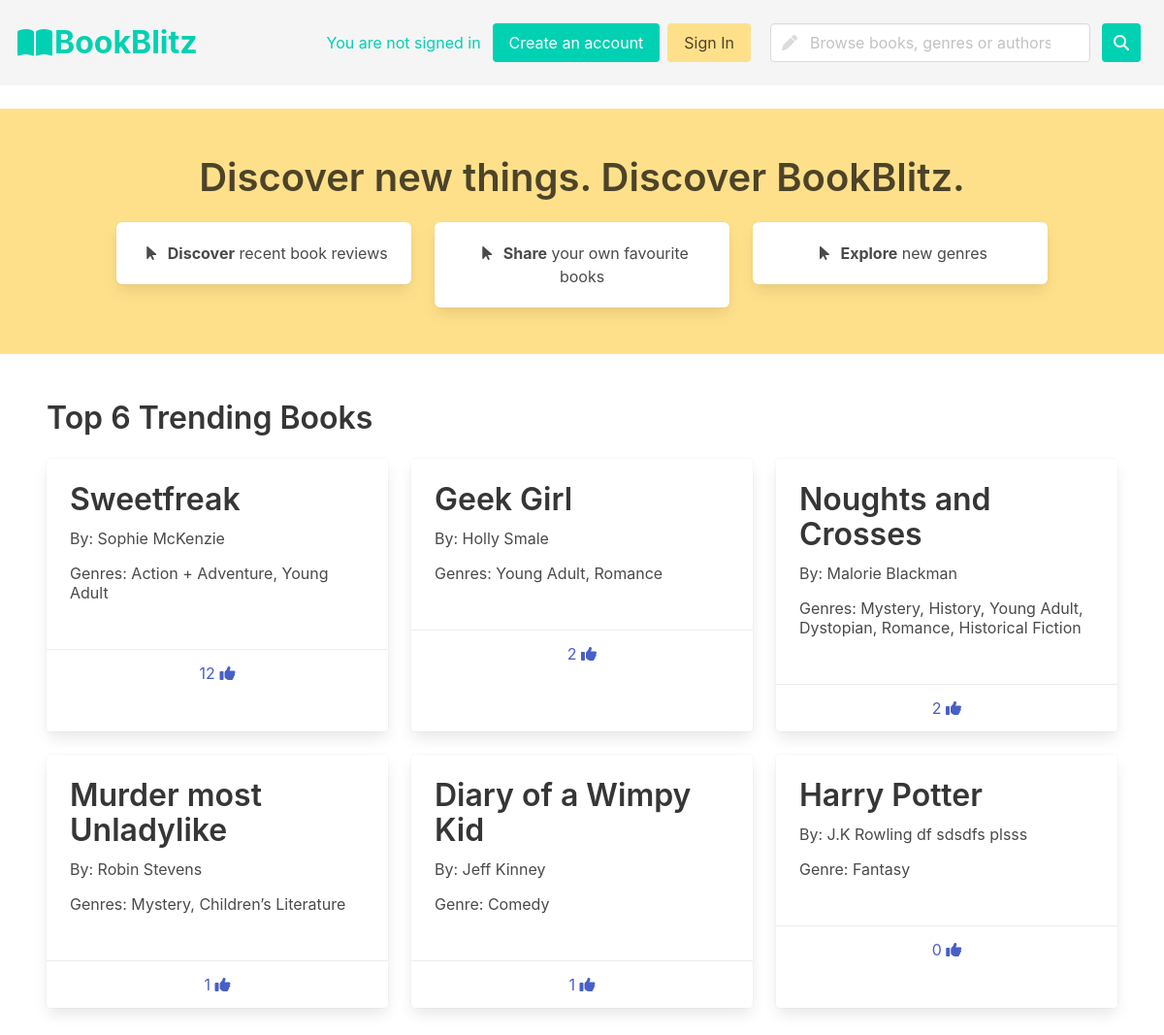
The app's page /fluffyBooks/, older data.
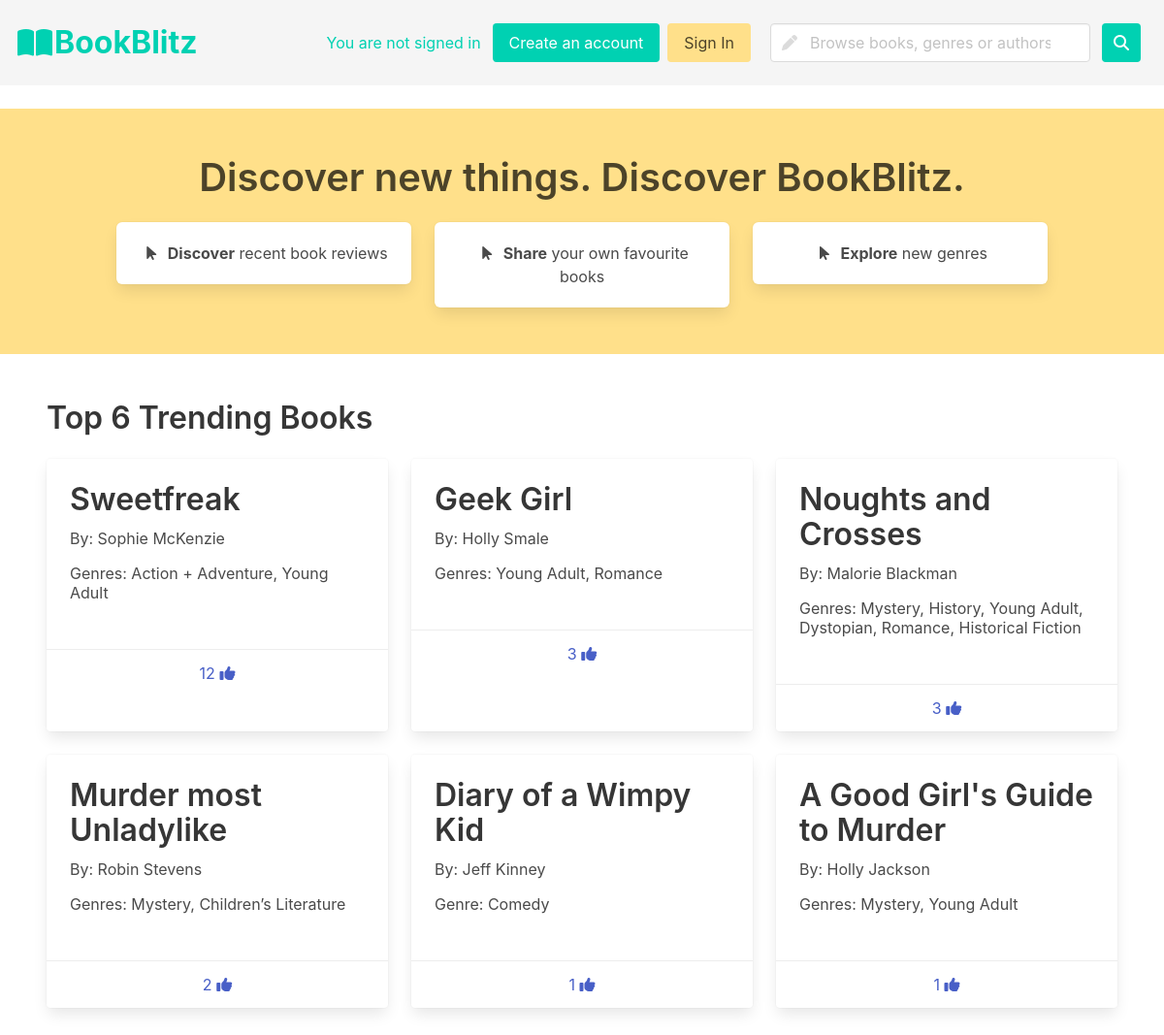
The same page, newer data.
### fluffyBooks/models.py (models this page shows, shortened)
class Book(models.Model):
    book_text = models.CharField(max_length=200)
    likes = models.IntegerField(default=0)
    book_genres = models.ManyToManyField(Genre, blank=True)
    userlikes = models.ManyToManyField(User, blank=True)
    book_authors = models.ManyToManyField(Author, blank=True)

class Author(models.Model):
    author_name = models.CharField(max_length=200)

class Genre(models.Model):
    genre_text = models.CharField(max_length=30)

### fluffyBooks/views.py (the view)
# urls.py: path('', views.home, name='home'),
def home(request):
    try:
        posted = request.GET['post']
    except:
        posted = None
    try:
        like = request.GET['warning']
    except:
        like = None
    reviews = Recommendation.objects.all()
    genres = Genre.objects.all()
    books = Book.objects.all()
    i = 0
    trending_books = Book.objects.order_by('-likes')[:6]
    review_list = []
    book_author_list = []
    cards = []
    for i in trending_books:
        card = [i.book_text]
        for author in i.book_authors.all():
            authorlist = []
            authorlist.append(author.author_name)
        card.append(authorlist)
        cards.append(card)
    context = {'cardbooks': trending_books, 'review_list':review_list, 'author_list':book_author_list, 'cards':cards, 'posted':posted, 'like':like}
    return render(request, 'fluffyBooks/home.html', context)

### fluffyBooks/templates/fluffyBooks/home.html (shortened to what this page needs)
<!DOCTYPE html>
<html>
<head>
    {% load static %}
    <link rel="stylesheet" href="https://cdn.jsdelivr.net/npm/bulma@0.9.3/css/bulma.min.css">
</head>
<body>
    {% include 'fluffyBooks/navbar.html' %}
    <section class="hero is-warning mt-5">
        <section class="section">
            <div class="container">
                <h1 class="title has-text-centered is-size-2">
                    Discover new things. Discover BookBlitz.
                </h1>
                <div class="columns">
                    <div class="column">
                        <div class="box has-background-white has-text-centered">
                            <span class="icon">
                                <i class="fa-solid fa-arrow-pointer"></i>
                            </span>
                            <a href="{% url 'fluffyBooks:reviews' %}"><strong>Discover</strong> recent book
                                reviews</a>
                        </div>
                    </div>
                    <div class="column">
                        <div class="box has-background-white has-text-centered">
                            <span class="icon">
                                <i class="fa-solid fa-arrow-pointer"></i>
                            </span>
                            <a href="{% url 'fluffyBooks:review_page' %}"><strong>Share</strong> your own favourite
                                books</a>
                        </div>
                    </div>
                    <div class="column">
                        <div class="box has-background-white has-text-centered">
                            <span class="icon">
                                <i class="fa-solid fa-arrow-pointer"></i>
                            </span>
                            <a href="{% url 'fluffyBooks:genres' %}"><strong>Explore</strong> new genres</a>
                        </div>
                    </div>
                </div>
        </section>
    </section>
    <section class="section">
        <p class="title">
            Top 6 Trending Books
        </p>
    {% include 'fluffyBooks/cards.html' %}
    </section>
</body>
</html>

### fluffyBooks/templates/fluffyBooks/cards.html (shortened to what this page needs)
<div class="columns is-multiline">
    {% for book in cardbooks %}
    <div class="column is-4">
        <a href="{% url 'fluffyBooks:book'%}?book={{book.id}}">
        <div class="card h-same has-background-white">
            <div class="card-content">
                <div class="content">
                    <p class="title is-3 is-centered">{{book.book_text}}</p>
                    <p class="subtitle is-6 is-centered">
                        By:
                        {% for author in book.book_authors.all %}
                             {{author.author_name}}
                        {% endfor %}
                    </p>
                    <p class="subtitle is-6 is-centered">
                        {% if book.book_genres.count > 1 %}
                            Genres:
                            {% for genre in book.book_genres.all %}
                                {% if forloop.counter == book.book_genres.all|length %}
                                    {{genre.genre_text}}
                                {% else %}
                                    {{genre.genre_text}},
                                {% endif %}
                            {% endfor %}
                        {% else %}
                            Genre:
                            {% for genre in book.book_genres.all %}
                                {{genre.genre_text}}
                        {% endfor %}
                         {% endif %}
                    </p>
                </div>
            </div>
            <div class="card-footer">
                    <p class="card-footer-item">
                        <span>
                            <a href="{% url 'fluffyBooks:like'%}?book={{book.id}}">{{book.likes}}
                                <span class="icon is-small">
                                    <i class="fa-solid fa-thumbs-up"></i>
                                </span>
                            </a>
                        </span>
                    </p>
            </div>
        </div>
        </a>
    </div>
    {% endfor %}
</div>

Row changes from the older to the newer data that the page shows:
no longer on this page (row unchanged): Book: book_text "Harry Potter", likes "0"
no longer on this page (row unchanged): Author: author_name "J.K Rowling", shown under "Harry Potter"
no longer on this page (row unchanged): Author: author_name "df", shown under "Harry Potter"
no longer on this page (row unchanged): Author: author_name "sdsdfs", shown under "Harry Potter"
no longer on this page (row unchanged): Author: author_name "plsss", shown under "Harry Potter"
no longer on this page (row unchanged): Genre: genre_text "Fantasy", shown under "Harry Potter"
changed Book "Geek Girl": likes "2" → "3"
changed Book "Noughts and Crosses": likes "2" → "3"
changed Book "Murder most Unladylike": likes "1" → "2"
now on this page (row edited): Book: book_text "A Good Girl's Guide to Murder", likes "1", Genre (genre_text "Mystery"), Genre (genre_text "Young Adult")
now on this page (row unchanged): Author: author_name "Holly Jackson", shown under "A Good Girl's Guide to Murder"
